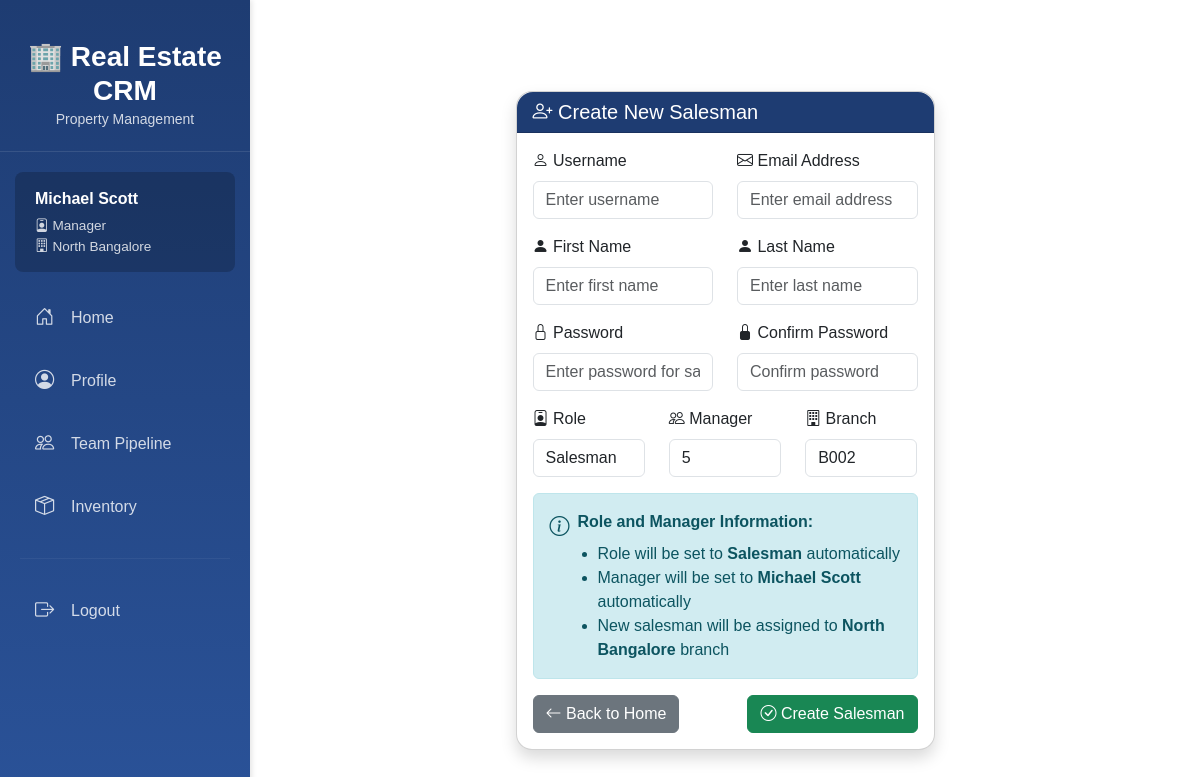
Page /accounts/create-salesman/ (signed in) on the committed database.
### accounts/models.py (models this page shows, shortened)
class User(AbstractUser):
    class Role(models.TextChoices):
        CEO = "CEO", "CEO",
        MANAGER = "Manager", "Manager",
        SALESMAN = "Salesman", "Salesman"
    role = models.CharField(
        max_length=20,
        choices=Role.choices,
        default=Role.SALESMAN
    )
    branch = models.ForeignKey(
        'org.Branch',
        on_delete=models.SET_NULL,
        null=True,
        blank=True,
        related_name='users'
    )
    manager = models.ForeignKey(
        'self',
        on_delete=models.SET_NULL,
        null=True,
        blank=True,
        limit_choices_to={'role': Role.MANAGER},
        related_name='salesmen'
    )

### org/models.py (models this page shows, shortened)
class Branch(models.Model):
    id = models.CharField(max_length=5, primary_key=True)
    name  = models.CharField(max_length = 100)
    region = models.CharField(max_length = 100)
    address = models.TextField()
    is_active = models.BooleanField(default=True)
    class Meta:
        verbose_name = "Branch"
        verbose_name_plural = "Branches"

### accounts/views.py (the view)
# urls.py: path('create-salesman/', views.create_salesman_view, name='create_salesman'),
@login_required
@user_passes_test(lambda u: u.role == 'Manager', login_url='accounts:login')
def create_salesman_view(request):
    if request.method == 'POST':
        form = SalesmanCreationForm(request.POST, manager=request.user)
        if form.is_valid():
            salesman = form.save(commit=False)
            salesman.branch = request.user.branch
            salesman.save()
            messages.success(request, f'Salesman "{salesman.get_full_name()}" has been created successfully!')
            context = {
                'form': SalesmanCreationForm(manager=request.user),  # Reset form
                'manager': request.user,
                'success_message': f'Salesman "{salesman.get_full_name()}" has been created successfully!'
            }
            return render(request, 'accounts/create_salesman.html', context)
        else:
            messages.error(request, 'Please correct the errors below.')
    else:
        form = SalesmanCreationForm(manager=request.user)
    context = {
        'form': form,
        'manager': request.user,
    }
    return render(request, 'accounts/create_salesman.html', context)

### accounts/templates/accounts/create_salesman.html (shortened to what this page needs)
{% extends 'base.html' %}
{% load static %}
{% block content %}
<div class="container-fluid" style="min-height: 100vh; display: flex; align-items: center;">
    <div class="container">
        <div class="row justify-content-center">
            <div class="col-lg-6 col-md-8">
                <div class="card shadow" style="border-radius: 1rem;">
                    <div class="card-header" style="background-color: #1e3c72; color: white; border-radius: 1rem 1rem 0 0;">
                        <h5 class="mb-0">
                            <i class="bi bi-person-plus"></i>
                            Create New Salesman
                        </h5>
                    </div>
                    <div class="card-body">
                        <form method="post">
                            <div class="row">
                                <div class="col-md-6 mb-3">
                                    <label for="{{ form.username.id_for_label }}" class="form-label">
                                        <i class="bi bi-person"></i> Username
                                    </label>
                                    {{ form.username }}
                                </div>
                                <div class="col-md-6 mb-3">
                                    <label for="{{ form.email.id_for_label }}" class="form-label">
                                        <i class="bi bi-envelope"></i> Email Address
                                    </label>
                                    {{ form.email }}
                                </div>
                            </div>
                        <div class="row">
                            <div class="col-md-6 mb-3">
                                <label for="{{ form.first_name.id_for_label }}" class="form-label">
                                    <i class="bi bi-person-fill"></i> First Name
                                </label>
                                {{ form.first_name }}
                            </div>
                            <div class="col-md-6 mb-3">
                                <label for="{{ form.last_name.id_for_label }}" class="form-label">
                                    <i class="bi bi-person-fill"></i> Last Name
                                </label>
                                {{ form.last_name }}
                            </div>
                        </div>
                        <div class="row">
                            <div class="col-md-6 mb-3">
                                <label for="{{ form.password1.id_for_label }}" class="form-label">
                                    <i class="bi bi-lock"></i> Password
                                </label>
                                {{ form.password1 }}
                            </div>
                            <div class="col-md-6 mb-3">
                                <label for="{{ form.password2.id_for_label }}" class="form-label">
                                    <i class="bi bi-lock-fill"></i> Confirm Password
                                </label>
                                {{ form.password2 }}
                            </div>
                        </div>
                        <div class="row">
                            <div class="col-md-4 mb-3">
                                <label for="{{ form.role.id_for_label }}" class="form-label">
                                    <i class="bi bi-person-badge"></i> Role
                                </label>
                                {{ form.role }}
                            </div>
                            <div class="col-md-4 mb-3">
                                <label for="{{ form.manager.id_for_label }}" class="form-label">
                                    <i class="bi bi-people"></i> Manager
                                </label>
                                {{ form.manager }}
                            </div>
                            <div class="col-md-4 mb-3">
                                <label for="{{ form.branch.id_for_label }}" class="form-label">
                                    <i class="bi bi-building"></i> Branch
                                </label>
                                {{ form.branch }}
                            </div>
                        </div>
                            <div style="background-color: #d1ecf1; border: 1px solid #bee5eb; border-radius: 0.375rem; padding: 1rem; margin-bottom: 1rem;">
                                <div style="display: flex; align-items: flex-start; gap: 0.5rem;">
                                    <i class="bi bi-info-circle" style="font-size: 1.25rem; color: #0c5460; margin-top: 0.125rem;"></i>
                                    <div>
                                        <strong style="color: #0c5460; margin-bottom: 0.5rem; display: block;">Role and Manager Information:</strong>
                                        <ul style="margin: 0; padding-left: 1.25rem; color: #0c5460;">
                                            <li>Role will be set to <strong>Salesman</strong> automatically</li>
                                            <li>Manager will be set to <strong>{{ manager.get_full_name }}</strong> automatically</li>
                                            <li>New salesman will be assigned to <strong>{{ manager.branch.name }}</strong> branch</li>
                                        </ul>
                                    </div>
                                </div>
                            </div>
                            <div class="d-flex justify-content-between">
                                <a href="{% url 'dashboards:manager_home' %}" class="btn btn-secondary">
                                    <i class="bi bi-arrow-left"></i> Back to Home
                                </a>
                                <button type="submit" class="btn btn-success">
                                    <i class="bi bi-check-circle"></i> Create Salesman
                                </button>
                            </div>
                        </form>
                    </div>
                </div>
            </div>
        </div>
    </div>
</div>
{% endblock %}

### templates/base.html (shortened to what this page needs)
{% load static %}
{% load compress %}
<!DOCTYPE html>
<html lang="en">
<head>
    <link rel="stylesheet" href="https://cdn.jsdelivr.net/npm/bootstrap@5.3.0/dist/css/bootstrap.min.css">
    <link rel="stylesheet" href="https://cdn.jsdelivr.net/npm/bootstrap-icons@1.11.0/font/bootstrap-icons.css">
    <link rel="stylesheet" href="https://cdn.datatables.net/1.13.8/css/jquery.dataTables.min.css">
    {% compress css %}
    <link rel="stylesheet" href="{% static 'css/base.css' %}">
    {% endcompress %}
</head>
<body class="{% block body_class %}{% endblock %}">
    <div class="sidebar">
        <div class="brand">
            <h3>🏢 Real Estate CRM</h3>
            <small>Property Management</small>
        </div>
        <div class="user-info">
            <div class="user-name">{{ request.user.get_full_name }}</div>
            <div class="user-role">
                <i class="bi bi-person-badge"></i> {{ request.user.role }}
            </div>
            <div class="user-role">
                <i class="bi bi-building"></i> {{ request.user.branch.name }}
            </div>
        </div>
        <nav class="nav flex-column">
            <a class="nav-link {% if request.resolver_match.url_name == 'home' or request.resolver_match.url_name == 'salesman_home' or request.resolver_match.url_name == 'manager_home' %}active{% endif %}"
               href="{% if request.user.role == 'Salesman' %}{% url 'dashboards:salesman_home' %}{% elif request.user.role == 'Manager' %}{% url 'dashboards:manager_home' %}{% elif request.user.role == 'CEO' %}{% url 'dashboards:ceo_dashboard' %}{% else %}{% url 'accounts:profile' %}{% endif %}">
                <i class="bi bi-house-door"></i>
                <span>Home</span>
            </a>
            <a class="nav-link {% if 'profile' in request.resolver_match.url_name %}active{% endif %}"
               href="{% url 'accounts:profile' %}">
                <i class="bi bi-person-circle"></i>
                <span>Profile</span>
            </a>
            {% if request.user.role == 'Salesman' %}
            <a class="nav-link {% if 'salesman_dashboard' in request.resolver_match.url_name %}active{% endif %}"
               href="{% url 'dashboards:salesman_dashboard' %}">
                <i class="bi bi-clipboard-check"></i>
                <span>Pipeline</span>
            </a>
            {% elif request.user.role == 'Manager' %}
            <a class="nav-link {% if 'manager_dashboard' in request.resolver_match.url_name %}active{% endif %}"
               href="{% url 'dashboards:manager_dashboard' %}">
                <i class="bi bi-people"></i>
                <span>Team Pipeline</span>
            </a>
            {% elif request.user.role == 'CEO' %}
            <a class="nav-link {% if 'ceo_dashboard' in request.resolver_match.url_name %}active{% endif %}"
               href="{% url 'dashboards:ceo_dashboard' %}">
                <i class="bi bi-building"></i>
                <span>Organization</span>
            </a>
            {% endif %}
            <a class="nav-link {% if 'inventory' in request.resolver_match.url_name %}active{% endif %}"
               href="{% url 'inventory:listing_list' %}">
                <i class="bi bi-box-seam"></i>
                <span>Inventory</span>
            </a>
            <hr style="border-color: rgba(255,255,255,0.2); margin: 20px;">
            <a class="nav-link" href="{% url 'accounts:logout' %}"
               onclick="return confirm('Are you sure you want to logout?')">
                <i class="bi bi-box-arrow-right"></i>
                <span>Logout</span>
            </a>
        </nav>
    </div>
    <div class="main-content">
        {% block content %}
        {% endblock %}
    </div>
</body>
</html>

### static/css/base.css (style rules this page uses)
body { font-family: Arial, sans-serif; }
.sidebar { position: fixed; top: 0; left: 0; height: 100vh; width: 250px; background: linear-gradient(180deg, #1e3c72 0%, #2a5298 100%); padding-top: 20px; box-shadow: 2px 0 5px rgba(0,0,0,0.1); z-index: 1000; overflow-y: auto; }
.sidebar .brand { padding: 20px; text-align: center; color: white; border-bottom: 1px solid rgba(255,255,255,0.1); margin-bottom: 20px; }
.sidebar .brand h3 { margin: 0; font-weight: bold; }
.sidebar .brand small { opacity: 0.8; }
.sidebar .nav-link { color: rgba(255,255,255,0.8); padding: 12px 20px; margin: 5px 15px; border-radius: 8px; transition: all 0.3s; display: flex; align-items: center; gap: 12px; }
.sidebar .nav-link i { font-size: 1.2rem; width: 24px; }
.sidebar .user-info { padding: 15px 20px; background: rgba(0,0,0,0.2); margin: 15px; border-radius: 8px; color: white; }
.sidebar .user-info .user-name { font-weight: bold; margin-bottom: 5px; }
.sidebar .user-info .user-role { font-size: 0.85rem; opacity: 0.8; }
.main-content { margin-left: 250px; padding: 20px; min-height: 100vh; background: white; }

### rows in the picture
User: user.get_full_name "Michael Scott", user.role "Manager", user.branch.name "North Bangalore", get_full_name "Michael Scott", branch.name "North Bangalore"
